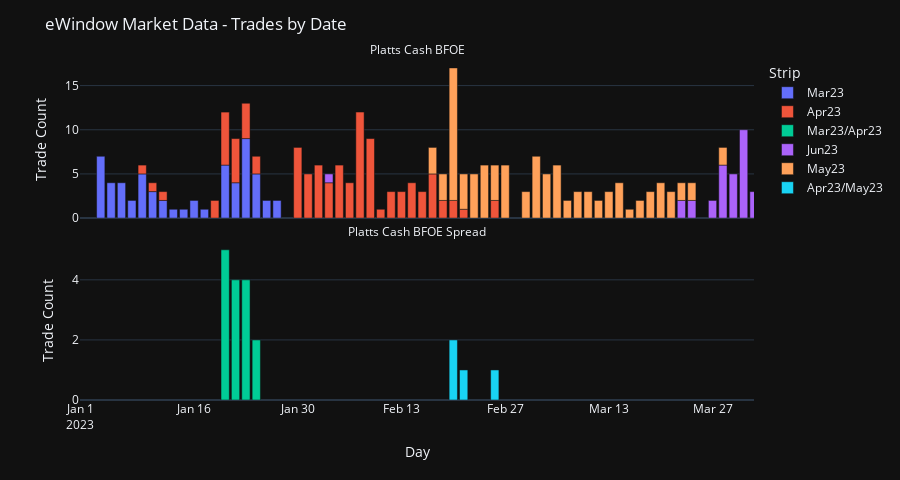

Source (notebook cell):
### Code cell
def create_plot(
    df: pd.DataFrame,
    date_lower: date,
    date_upper: date,
    values: Literal["price", "count"] = "price",
) -> go.Figure:
    if values == "price":
        fig = px.line(
            df,
            x="Day",
            y="Avg. Price",
            color="Strip",
            facet_col="Product",
            facet_col_wrap=1,
        )
    elif values == "count":
        fig = px.bar(
            df,
            x="Day",
            y="Trade Count",
            color="Strip",
            facet_col="Product",
            facet_col_wrap=1,
        )

    fig.update_xaxes(
        matches="x",  # match x-axis across subplots, for easy comparison and brushing
        rangebreaks=[{"pattern": "day of week", "bounds": [6, 1]}],  # remove weekends
        range=[date_lower, date_upper],
    )

    fig.update_yaxes(matches=None)

    # make facet labels prettier
    fig.for_each_annotation(lambda a: a.update(text=a.text.split("=")[-1]))

    fig.update_layout(
        height=240 * df["Product"].nunique(),
        title="eWindow Market Data - Trades by Date",
    )

    return fig

fig = create_plot(grouped, date(2023, 1, 1), date(2023, 3, 31), values="count")
fig.show()

### Figure 1 — Plotly figure (JSON) as saved in the notebook; plotly's stock layout.template omitted (floating-point values rounded to 4 significant figures)
{"data": [{"alignmentgroup": "True", "hovertemplate": "Strip=Mar23<br>Product=Platts Cash BFOE<br>Day=%{x}<br>Trade Count=%{y}<extra></extra>", "legendgroup": "Mar23", "marker": {"color": "#636efa", "pattern": {"shape": ""}}, "name": "Mar23", "offsetgroup": "Mar23", "orientation": "v", "showlegend": true, "textposition": "auto", "type": "bar", "x": ["2023-01-03T00:00:00", "2023-01-04T00:00:00", "2023-01-05T00:00:00", "2023-01-06T00:00:00", "2023-01-09T00:00:00", "2023-01-10T00:00:00", "2023-01-11T00:00:00", "2023-01-12T00:00:00", "2023-01-13T00:00:00", "2023-01-16T00:00:00", "2023-01-17T00:00:00", "2023-01-19T00:00:00", "2023-01-20T00:00:00", "2023-01-23T00:00:00", "2023-01-24T00:00:00", "2023-01-25T00:00:00", "2023-01-26T00:00:00"], "xaxis": "x2", "y": [7, 4, 4, 2, 5, 3, 2, 1, 1, 2, 1, 6, 4, 9, 5, 2, 2], "yaxis": "y2"}, {"alignmentgroup": "True", "hovertemplate": "Strip=Apr23<br>Product=Platts Cash BFOE<br>Day=%{x}<br>Trade Count=%{y}<extra></extra>", "legendgroup": "Apr23", "marker": {"color": "#EF553B", "pattern": {"shape": ""}}, "name": "Apr23", "offsetgroup": "Apr23", "orientation": "v", "showlegend": true, "textposition": "auto", "type": "bar", "x": ["2023-01-09T00:00:00", "2023-01-10T00:00:00", "2023-01-11T00:00:00", "2023-01-18T00:00:00", "2023-01-19T00:00:00", "2023-01-20T00:00:00", "2023-01-23T00:00:00", "2023-01-24T00:00:00", "2023-01-30T00:00:00", "2023-01-31T00:00:00", "2023-02-01T00:00:00", "2023-02-02T00:00:00", "2023-02-03T00:00:00", "2023-02-06T00:00:00", "2023-02-07T00:00:00", "2023-02-08T00:00:00", "2023-02-09T00:00:00", "2023-02-10T00:00:00", "2023-02-13T00:00:00", "2023-02-14T00:00:00", "2023-02-15T00:00:00", "2023-02-16T00:00:00", "2023-02-17T00:00:00", "2023-02-20T00:00:00", "2023-02-21T00:00:00", "2023-02-24T00:00:00"], "xaxis": "x2", "y": [1, 1, 1, 2, 6, 5, 4, 2, 8, 5, 6, 4, 6, 4, 12, 9, 1, 3, 3, 4, 3, 5, 2, 2, 1, 2], "yaxis": "y2"}, {"alignmentgroup": "True", "hovertemplate": "Strip=Mar23/Apr23<br>Product=Platts Cash BFOE Spread<br>Day=%{x}<br>Trade Count=%{y}<extra></extra>", "legendgroup": "Mar23/Apr23", "marker": {"color": "#00cc96", "pattern": {"shape": ""}}, "name": "Mar23/Apr23", "offsetgroup": "Mar23/Apr23", "orientation": "v", "showlegend": true, "textposition": "auto", "type": "bar", "x": ["2023-01-19T00:00:00", "2023-01-20T00:00:00", "2023-01-23T00:00:00", "2023-01-24T00:00:00"], "xaxis": "x", "y": [5, 4, 4, 2], "yaxis": "y"}, {"alignmentgroup": "True", "hovertemplate": "Strip=Jun23<br>Product=Platts Cash BFOE<br>Day=%{x}<br>Trade Count=%{y}<extra></extra>", "legendgroup": "Jun23", "marker": {"color": "#ab63fa", "pattern": {"shape": ""}}, "name": "Jun23", "offsetgroup": "Jun23", "orientation": "v", "showlegend": true, "textposition": "auto", "type": "bar", "x": ["2023-02-02T00:00:00", "2023-03-22T00:00:00", "2023-03-23T00:00:00", "2023-03-27T00:00:00", "2023-03-28T00:00:00", "2023-03-29T00:00:00", "2023-03-30T00:00:00", "2023-03-31T00:00:00"], "xaxis": "x2", "y": [1, 2, 2, 2, 6, 5, 10, 3], "yaxis": "y2"}, {"alignmentgroup": "True", "hovertemplate": "Strip=May23<br>Product=Platts Cash BFOE<br>Day=%{x}<br>Trade Count=%{y}<extra></extra>", "legendgroup": "May23", "marker": {"color": "#FFA15A", "pattern": {"shape": ""}}, "name": "May23", "offsetgroup": "May23", "orientation": "v", "showlegend": true, "textposition": "auto", "type": "bar", "x": ["2023-02-16T00:00:00", "2023-02-17T00:00:00", "2023-02-20T00:00:00", "2023-02-21T00:00:00", "2023-02-22T00:00:00", "2023-02-23T00:00:00", "2023-02-24T00:00:00", "2023-02-27T00:00:00", "2023-03-01T00:00:00", "2023-03-02T00:00:00", "2023-03-03T00:00:00", "2023-03-06T00:00:00", "2023-03-07T00:00:00", "2023-03-08T00:00:00", "2023-03-09T00:00:00", "2023-03-10T00:00:00", "2023-03-13T00:00:00", "2023-03-14T00:00:00", "2023-03-15T00:00:00", "2023-03-16T00:00:00", "2023-03-17T00:00:00", "2023-03-20T00:00:00", "2023-03-21T00:00:00", "2023-03-22T00:00:00", "2023-03-23T00:00:00", "2023-03-28T00:00:00"], "xaxis": "x2", "y": [3, 3, 15, 4, 5, 6, 4, 6, 3, 7, 5, 6, 2, 3, 3, 2, 3, 4, 1, 2, 3, 4, 3, 2, 2, 2], "yaxis": "y2"}, {"alignmentgroup": "True", "hovertemplate": "Strip=Apr23/May23<br>Product=Platts Cash BFOE Spread<br>Day=%{x}<br>Trade Count=%{y}<extra></extra>", "legendgroup": "Apr23/May23", "marker": {"color": "#19d3f3", "pattern": {"shape": ""}}, "name": "Apr23/May23", "offsetgroup": "Apr23/May23", "orientation": "v", "showlegend": true, "textposition": "auto", "type": "bar", "x": ["2023-02-20T00:00:00", "2023-02-21T00:00:00", "2023-02-24T00:00:00"], "xaxis": "x", "y": [2, 1, 1], "yaxis": "y"}], "layout": {"annotations": [{"font": {}, "showarrow": false, "text": "Platts Cash BFOE Spread", "x": 0.5, "xanchor": "center", "xref": "paper", "y": 0.465, "yanchor": "bottom", "yref": "paper"}, {"font": {}, "showarrow": false, "text": "Platts Cash BFOE", "x": 0.5, "xanchor": "center", "xref": "paper", "y": 1.0, "yanchor": "bottom", "yref": "paper"}], "barmode": "relative", "height": 480, "legend": {"title": {"text": "Strip"}, "tracegroupgap": 0}, "margin": {"t": 60}, "title": {"text": "eWindow Market Data - Trades by Date"}, "xaxis": {"anchor": "y", "domain": [0, 1], "matches": "x", "range": ["2023-01-01", "2023-03-31"], "rangebreaks": [{"bounds": [6, 1], "pattern": "day of week"}], "title": {"text": "Day"}}, "xaxis2": {"anchor": "y2", "domain": [0, 1], "matches": "x", "range": ["2023-01-01", "2023-03-31"], "rangebreaks": [{"bounds": [6, 1], "pattern": "day of week"}], "showticklabels": false}, "yaxis": {"anchor": "x", "domain": [0, 0.465], "title": {"text": "Trade Count"}}, "yaxis2": {"anchor": "x2", "domain": [0.535, 1.0], "title": {"text": "Trade Count"}}}}
